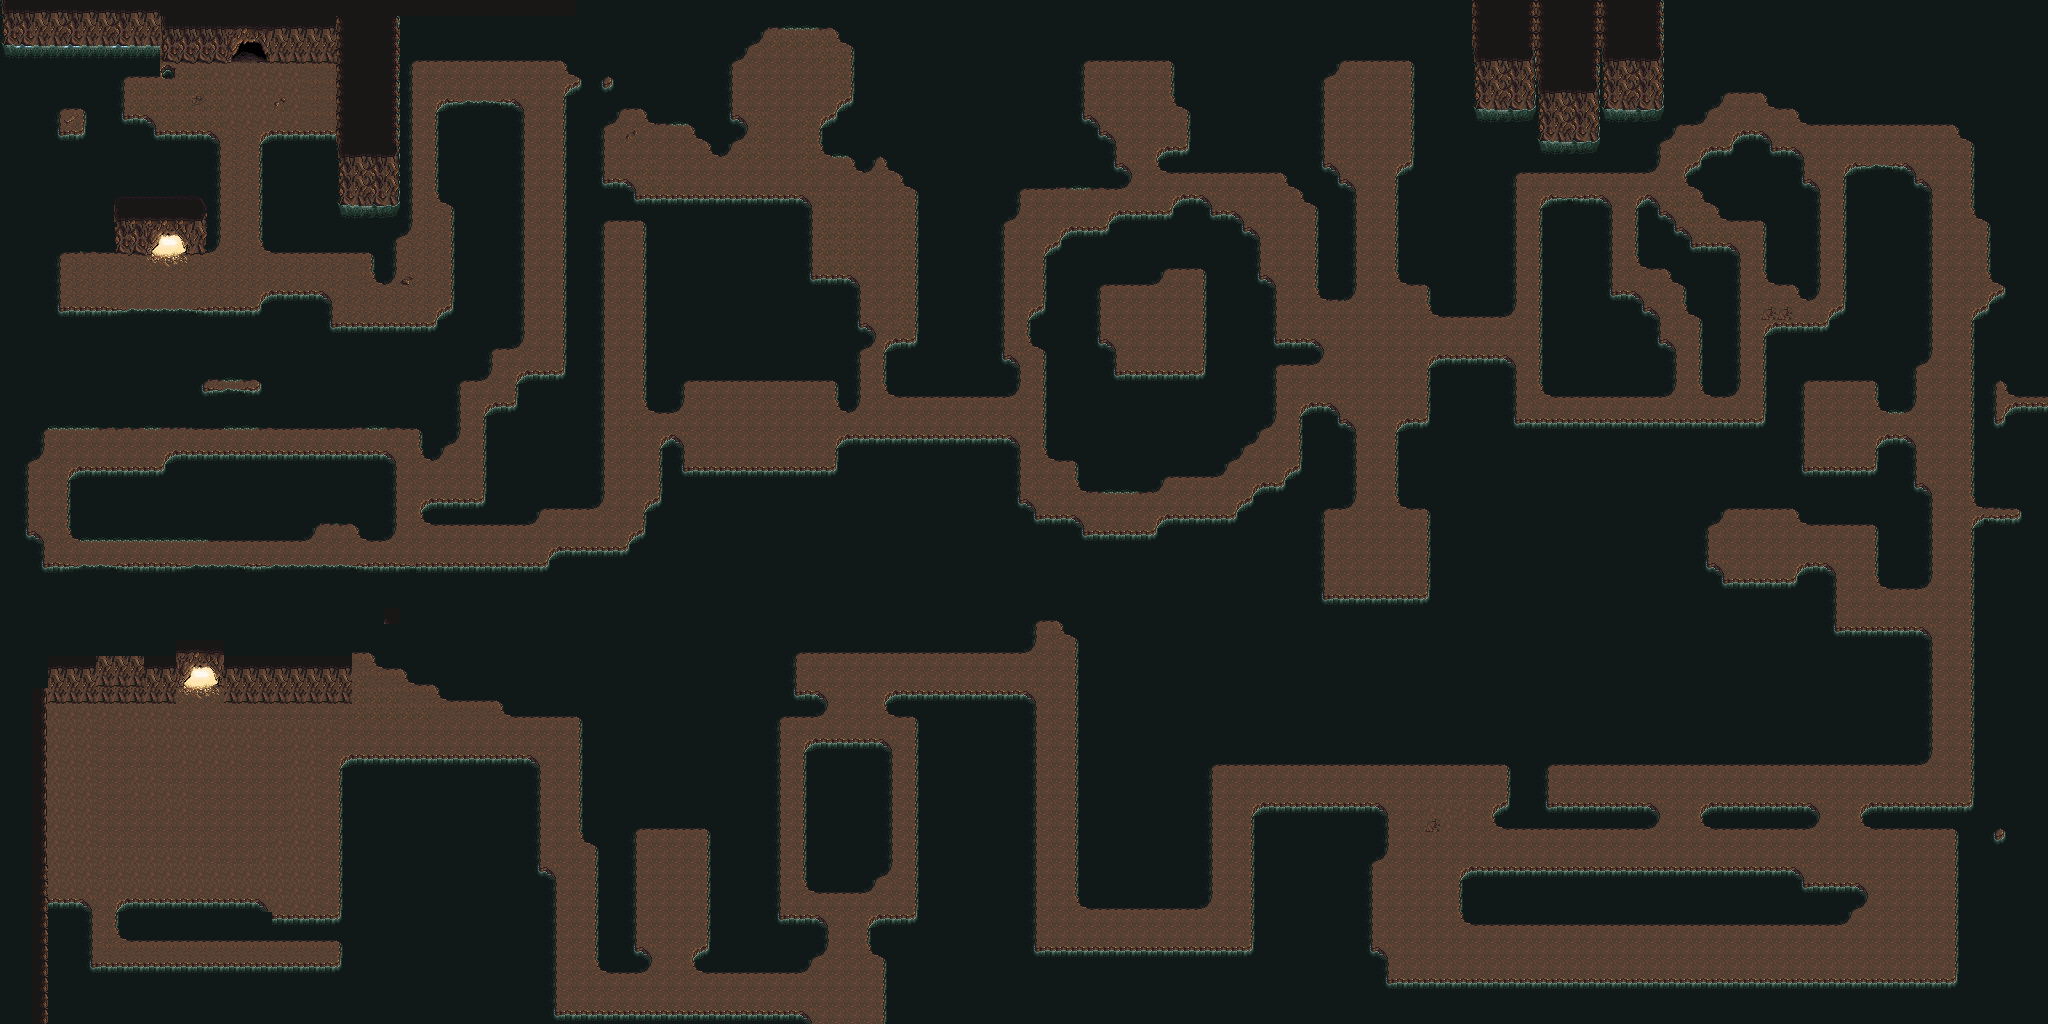

This is a level from a 2D game, rendered from its Tiled map with the project's own tilesets. A one-line summary and the map file follow, with tile-layer data summarised:
An orthogonal 128x64 tile map with 16x16 px tiles, 2 tile layers (Ground, Cave), 2 tilesets and 10 objects (5x Marker, 2x Tree, 2x Shape, Room).

<map version="1.10" tiledversion="1.10.2" orientation="orthogonal" renderorder="right-down" width="128" height="64" tilewidth="16" tileheight="16" infinite="0" nextlayerid="7" nextobjectid="13">
 <tileset firstgid="1" name="cave16x16" tilewidth="16" tileheight="16" tilecount="336" columns="16">
  <image source="cave16x16.png" width="256" height="336" />
  <tile id="112" probability="0.3" />
  <tile id="113" probability="0.3" />
  <tile id="114" probability="0.2" />
  <tile id="115" probability="0.3" />
  <tile id="128" probability="0.5" />
  <tile id="129" probability="0.5" />
  <tile id="130" probability="0.2" />
  <tile id="131" probability="0.3" />
  <tile id="146" probability="0.1" />
  <tile id="147" probability="0.3" />
  <tile id="148" probability="0.5" />
 </tileset>
 <tileset firstgid="337" source="objects/forest.tsx" />
 <layer id="1" name="Ground" width="128" height="64">
  <data>[8192 cells, 8192 non-empty, 91 distinct tile ids]</data>
 </layer>
 <layer id="2" name="Cave" width="128" height="64">
  <data>[8192 cells, 27 non-empty, 22 distinct tile ids]</data>
 </layer>
 <objectgroup id="5" name="Objects">
  <object id="1" name="AppleTree" type="Tree" gid="338" x="211" y="320" width="64" height="64" />
  <object id="4" name="Castle" type="Room" gid="337" x="254.5" y="259" width="128" height="128" />
  <object id="5" name="TallTree" type="Tree" gid="339" x="382" y="325" width="128" height="128" />
  <object id="6" name="CaveGold" type="Shape" x="115.5" y="197" width="91" height="57" />
  <object id="7" name="CheatIceland" type="Shape" x="59" y="110" width="25" height="24.5" />
  <object id="8" name="Marker1" type="Marker" x="139.5" y="98">
   <point />
  </object>
  <object id="9" name="Marker2" type="Marker" x="313.5" y="77.5">
   <point />
  </object>
  <object id="10" name="Marker3" type="Marker" x="47" y="507">
   <point />
  </object>
  <object id="11" name="Marker4" type="Marker" x="155" y="445">
   <point />
  </object>
  <object id="12" name="Marker5" type="Marker" x="334.5" y="544.5">
   <point />
  </object>
 </objectgroup>
</map>
